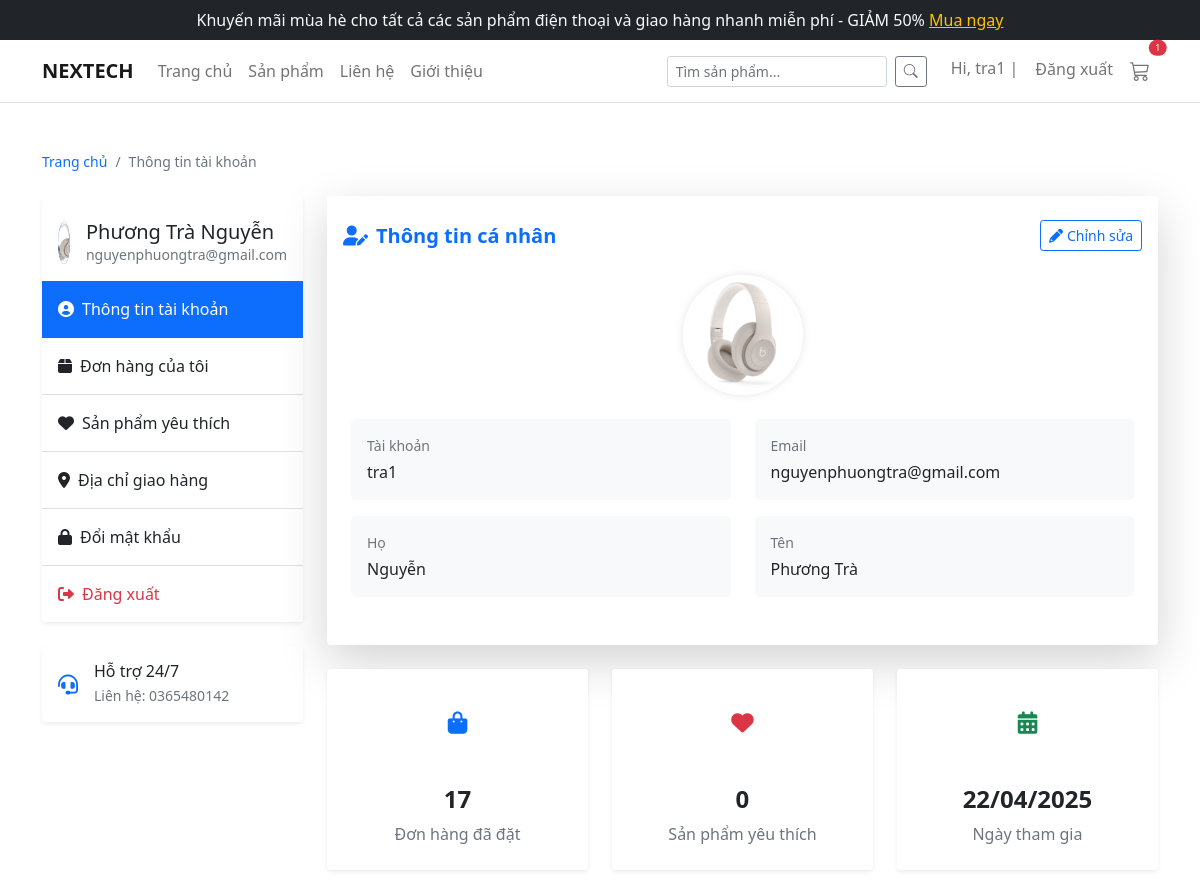
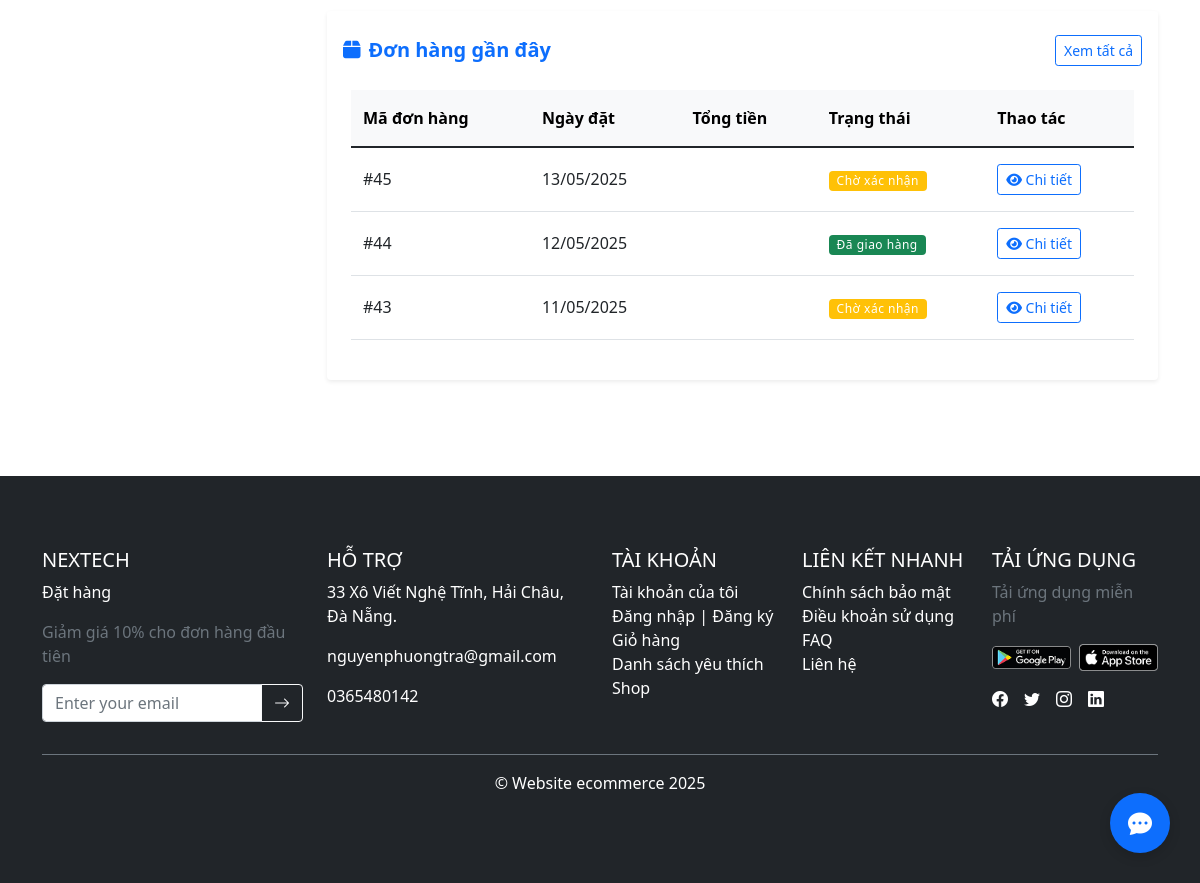
The page /accounts/profile/ (signed in) on the database its author committed (2 pictures, top to bottom).
### accounts/models.py (models this page shows, shortened)
class User(AbstractUser):
    phone_number = models.CharField(max_length=15, blank=True)
    address = models.TextField(blank=True)
    wishlist = models.ManyToManyField('shop.Product', related_name='wishlisted_by', blank=True)
    avatar = models.ImageField(upload_to='users/avatars/', blank=True, null=True)

### orders/models.py (models this page shows, shortened)
class Order(models.Model):
    user            = models.ForeignKey(settings.AUTH_USER_MODEL, on_delete=models.CASCADE, related_name='orders')
    created_at      = models.DateTimeField(auto_now_add=True)
    status          = models.CharField(max_length=20, choices=ORDER_STATUS, default='pending')
    payment_method  = models.CharField(max_length=10, choices=PAYMENT_METHODS)
    province        = models.ForeignKey(Province, on_delete=models.SET_NULL, null=True, blank=True)
    district        = models.ForeignKey(District, on_delete=models.SET_NULL, null=True, blank=True)
    ward            = models.ForeignKey(Ward,     on_delete=models.SET_NULL, null=True, blank=True)
    shipping_address = models.CharField(max_length=255, blank=True)
    shipping_fee     = models.DecimalField(max_digits=10, decimal_places=0, default=Decimal('0'))
    total            = models.DecimalField(max_digits=10, decimal_places=0, default=Decimal('0'))
    class Meta:
        verbose_name        = "Đơn hàng"
        verbose_name_plural = "Đơn hàng"
        ordering            = ['-created_at']

### accounts/views.py (the view)
# urls.py: path('profile/', views.profile_view, name='profile'),
def profile_view(request):
    if not request.user.is_authenticated:
        return redirect('accounts:login')
    if request.method == 'POST':
        form = ProfileForm(request.POST, request.FILES, instance=request.user)
        if form.is_valid():
            form.save()
            messages.success(request, 'Thông tin tài khoản đã được cập nhật thành công!')
            return redirect('accounts:profile')
    else:
        form = ProfileForm(instance=request.user)
    return render(request, 'accounts/profile.html', {'form': form})

### accounts/forms.py
class ProfileForm(UserChangeForm):
    password = None
    avatar = forms.ImageField(
        required=False,
        widget=forms.FileInput(attrs={'class': 'form-control', 'accept': 'image/*'})
    )
    class Meta:
        model = User
        fields = ['username', 'email', 'first_name', 'last_name', 'avatar']

### accounts/templates/accounts/profile.html (shortened to what this page needs)
{% extends 'base.html' %}
{% load static %}
{% block content %}
<div class="container py-5">
  <nav aria-label="breadcrumb" class="small mb-4">
    <ol class="breadcrumb">
      <li class="breadcrumb-item"><a href="{% url 'shop:home' %}" class="text-decoration-none">Trang chủ</a></li>
      <li class="breadcrumb-item active" aria-current="page">Thông tin tài khoản</li>
    </ol>
  </nav>
  <div class="row">
    <div class="col-lg-3 mb-4">
      <div class="card border-0 shadow-sm rounded-4 mb-4">
        <div class="card-header bg-white pt-4 pb-3 border-0">
          <div class="d-flex align-items-center">
            <div class="avatar-circle bg-primary text-white me-3">
              {% if user.avatar %}
                <img src="{{ user.avatar.url }}" alt="{{ user.username }}" class="avatar-img">
              {% else %}
                <i class="fas fa-user"></i>
              {% endif %}
            </div>
            <div>
              <h5 class="mb-0">{{ user.get_full_name|default:user.username }}</h5>
              <p class="text-muted small mb-0">{{ user.email }}</p>
            </div>
          </div>
        </div>
        <div class="card-body p-0">
          <div class="list-group list-group-flush">
            <a href="{% url 'accounts:profile' %}" class="list-group-item list-group-item-action active py-3">
              <i class="fas fa-user-circle me-2"></i>Thông tin tài khoản
            </a>
            <a href="{% url 'orders:order_history' %}" class="list-group-item list-group-item-action py-3">
              <i class="fas fa-box me-2"></i>Đơn hàng của tôi
            </a>
            <a href="#" class="list-group-item list-group-item-action py-3">
              <i class="fas fa-heart me-2"></i>Sản phẩm yêu thích
            </a>
            <a href="#" class="list-group-item list-group-item-action py-3">
              <i class="fas fa-map-marker-alt me-2"></i>Địa chỉ giao hàng
            </a>
            <a href="#" class="list-group-item list-group-item-action py-3">
              <i class="fas fa-lock me-2"></i>Đổi mật khẩu
            </a>
            <a href="{% url 'accounts:logout' %}" class="list-group-item list-group-item-action py-3 text-danger">
              <i class="fas fa-sign-out-alt me-2"></i>Đăng xuất
            </a>
          </div>
        </div>
      </div>
      <div class="card border-0 shadow-sm rounded-4">
        <div class="card-body">
          <div class="d-flex align-items-center">
            <div class="text-primary me-3">
              <i class="fas fa-headset fa-lg"></i>
            </div>
            <div>
              <h6 class="mb-1">Hỗ trợ 24/7</h6>
              <p class="text-muted small mb-0">Liên hệ: 0365480142</p>
            </div>
          </div>
        </div>
      </div>
    </div>
    <div class="col-lg-9">
      <div class="card border-0 shadow-lg rounded-4 mb-4">
        <div class="card-header bg-white pt-4 pb-0 border-0">
          <div class="d-flex justify-content-between align-items-center">
            <h3 class="h5 text-primary fw-bold mb-0">
              <i class="fas fa-user-edit me-2"></i>Thông tin cá nhân
            </h3>
            <button id="edit-profile-btn" class="btn btn-sm btn-outline-primary">
              <i class="fas fa-pencil-alt me-1"></i>Chỉnh sửa
            </button>
          </div>
        </div>
        <div class="card-body p-4">
          <div id="profile-info" class="mb-4">
            <div class="text-center mb-4">
              <div class="avatar-preview mx-auto mb-3">
                {% if user.avatar %}
                  <img src="{{ user.avatar.url }}" alt="{{ user.username }}" class="avatar-preview-img">
                {% else %}
                  <div class="avatar-placeholder">
                    <i class="fas fa-user fa-3x text-muted"></i>
                  </div>
                {% endif %}
              </div>
            </div>
            <div class="row mb-3">
              <div class="col-md-6 mb-3 mb-md-0">
                <div class="p-3 rounded-3 bg-light">
                  <p class="small text-muted mb-1">Tài khoản</p>
                  <p class="fw-medium mb-0">{{ user.username }}</p>
                </div>
              </div>
              <div class="col-md-6">
                <div class="p-3 rounded-3 bg-light">
                  <p class="small text-muted mb-1">Email</p>
                  <p class="fw-medium mb-0">{{ user.email }}</p>
                </div>
              </div>
            </div>
            <div class="row">
              <div class="col-md-6 mb-3 mb-md-0">
                <div class="p-3 rounded-3 bg-light">
                  <p class="small text-muted mb-1">Họ</p>
                  <p class="fw-medium mb-0">{{ user.last_name|default:"Chưa cập nhật" }}</p>
                </div>
              </div>
              <div class="col-md-6">
                <div class="p-3 rounded-3 bg-light">
                  <p class="small text-muted mb-1">Tên</p>
                  <p class="fw-medium mb-0">{{ user.first_name|default:"Chưa cập nhật" }}</p>
                </div>
              </div>
            </div>
          </div>
        </div>
      </div>
      <div class="row mb-4">
        <div class="col-md-4 mb-4 mb-md-0">
          <div class="card border-0 shadow-sm rounded-4 h-100">
            <div class="card-body text-center p-4">
              <div class="mb-3">
                <div class="summary-icon bg-primary-subtle rounded-circle text-primary mx-auto">
                  <i class="fas fa-shopping-bag"></i>
                </div>
              </div>
              <h5 class="counter mb-2">{{ user.orders.count|default:"0" }}</h5>
              <p class="text-muted mb-0">Đơn hàng đã đặt</p>
            </div>
          </div>
        </div>
        <div class="col-md-4 mb-4 mb-md-0">
          <div class="card border-0 shadow-sm rounded-4 h-100">
            <div class="card-body text-center p-4">
              <div class="mb-3">
                <div class="summary-icon bg-danger-subtle rounded-circle text-danger mx-auto">
                  <i class="fas fa-heart"></i>
                </div>
              </div>
              <h5 class="counter mb-2">{{ user.wishlist.count|default:"0" }}</h5>
              <p class="text-muted mb-0">Sản phẩm yêu thích</p>
            </div>
          </div>
        </div>
        <div class="col-md-4">
          <div class="card border-0 shadow-sm rounded-4 h-100">
            <div class="card-body text-center p-4">
              <div class="mb-3">
                <div class="summary-icon bg-success-subtle rounded-circle text-success mx-auto">
                  <i class="fas fa-calendar-alt"></i>
                </div>
              </div>
              <h5 class="counter mb-2">{{ user.date_joined|date:"d/m/Y" }}</h5>
              <p class="text-muted mb-0">Ngày tham gia</p>
            </div>
          </div>
        </div>
      </div>
      <div class="card border-0 shadow-sm rounded-4">
        <div class="card-header bg-white pt-4 pb-0 border-0">
          <div class="d-flex justify-content-between align-items-center">
            <h3 class="h5 text-primary fw-bold mb-0">
              <i class="fas fa-box me-2"></i>Đơn hàng gần đây
            </h3>
            <a href="{% url 'orders:order_history' %}" class="btn btn-sm btn-outline-primary">
              Xem tất cả
            </a>
          </div>
        </div>
        <div class="card-body p-4">
          {% if user.orders.all %}
            <div class="table-responsive">
              <table class="table table-hover align-middle">
                <thead class="table-light">
                  <tr>
                    <th scope="col">Mã đơn hàng</th>
                    <th scope="col">Ngày đặt</th>
                    <th scope="col">Tổng tiền</th>
                    <th scope="col">Trạng thái</th>
                    <th scope="col">Thao tác</th>
                  </tr>
                </thead>
                <tbody>
                  {% for order in user.orders.all|slice:":3" %}
                    <tr>
                      <td class="fw-medium">#{{ order.id }}</td>
                      <td>{{ order.created_at|date:"d/m/Y" }}</td>
                      <td class="text-primary fw-bold">{{ order.total_formatted }}</td>
                      <td>
                        {% if order.status == 'pending' %}
                          <span class="badge bg-warning">Chờ xác nhận</span>
                        {% elif order.status == 'processing' %}
                          <span class="badge bg-info">Đang xử lý</span>
                        {% elif order.status == 'shipped' %}
                          <span class="badge bg-primary">Đang giao hàng</span>
                        {% elif order.status == 'delivered' %}
                          <span class="badge bg-success">Đã giao hàng</span>
                        {% elif order.status == 'canceled' %}
                          <span class="badge bg-danger">Đã hủy</span>
                        {% else %}
                          <span class="badge bg-secondary">{{ order.get_status_display }}</span>
                        {% endif %}
                      </td>
                      <td>
                        <a href="#" class="btn btn-sm btn-outline-primary">
                          <i class="fas fa-eye"></i> Chi tiết
                        </a>
                      </td>
                    </tr>
                  {% endfor %}
                </tbody>
              </table>
            </div>
          {% endif %}
        </div>
      </div>
    </div>
  </div>
</div>
{% endblock content %}

### templates/header.html (shortened to what this page needs)
<link rel="stylesheet" href="https://cdn.jsdelivr.net/npm/bootstrap-icons@1.10.5/font/bootstrap-icons.css">
<div class="bg-dark text-light py-2 text-center">
    Khuyến mãi mùa hè cho tất cả các sản phẩm điện thoại và giao hàng nhanh miễn phí - GIẢM 50%
  <a href="/products" class="text-warning text-decoration-underline">Mua ngay</a>
</div>
<nav class="navbar navbar-expand-lg navbar-light bg-white border-bottom">
  <div class="container">
    <a class="navbar-brand fw-bold" href="/">NEXTECH</a>
    <div class="collapse navbar-collapse" id="mainNavbar">
      <ul class="navbar-nav me-auto mb-2 mb-lg-0">
        <li class="nav-item">
          <a class="nav-link" href="{% url 'shop:home' %}">Trang chủ</a>
        </li>
        <li class="nav-item">
          <a class="nav-link" href="/products">Sản phẩm</a>
        </li>
        <li class="nav-item">
          <a class="nav-link" href="/contact">Liên hệ</a>
        </li>
        <li class="nav-item">
          <a class="nav-link" href="/about">Giới thiệu</a>
        </li>
      </ul>
      <form class="d-flex me-3" method="GET" action="{% url 'shop:search' %}">
        <input class="form-control form-control-sm me-2" type="search" placeholder="Tìm sản phẩm..." aria-label="Search" name="q">
        <button class="btn btn-outline-secondary btn-sm" type="submit">
          <i class="bi bi-search"></i>
        </button>
      </form>
      <ul class="navbar-nav mb-2 mb-lg-0">
        {% if user.is_authenticated %}
        <li class="nav-item">
            <a class="nav-link" href="{% url 'accounts:profile' %}">Hi, {{ user.username }}  |</a>
        </li>
          <li class="nav-item">
            <form action="{% url 'accounts:logout' %}" method="post" class="d-inline">
              <button type="submit" class="btn btn-link nav-link p-0 m-2">Đăng xuất</button>
            </form>
          </li>
        {% endif %}
        <li class="nav-item">
          <a class="nav-link position-relative" href="/cart">
            <i class="bi bi-cart3 fs-5"></i>
            <span class="position-absolute top-0 start-100 translate-middle badge rounded-pill bg-danger" style="font-size: 0.6rem;">
              1
            </span>
          </a>
        </li>
      </ul>
    </div>
  </div>
</nav>

### static/css/base.css (style rules this page uses)
a { text-decoration: none; color: #0d6efd; transition: color 0.3s ease; }
.navbar-brand { font-weight: 700; }
.nav-link { font-weight: 500; }
.btn-outline-primary { transition: all 0.3s ease; }
.card { transition: all 0.3s ease; overflow: hidden; }

### accounts/templates/accounts/profile.html (style rules this page uses)
.avatar-circle { width: 42px; height: 42px; border-radius: 50%; display: inline-flex; align-items: center; justify-content: center; font-size: 1.2rem; overflow: hidden; position: relative; }
.avatar-img { width: 100%; height: 100%; object-fit: cover; }
.avatar-preview { width: 120px; height: 120px; border-radius: 50%; overflow: hidden; position: relative; border: 3px solid #fff; box-shadow: 0 0 10px rgba(0, 0, 0, 0.1); background-color: #f8f9fa; display: flex; align-items: center; justify-content: center; }
.avatar-preview-img { width: 100%; height: 100%; object-fit: cover; }
.summary-icon { width: 60px; height: 60px; border-radius: 50%; display: inline-flex; align-items: center; justify-content: center; font-size: 1.4rem; margin-bottom: 1rem; }
.counter { font-size: 1.5rem; font-weight: 600; }
.list-group-item { transition: all 0.2s ease; }
.card { transition: transform 0.3s; }
.btn { transition: all 0.2s; }
.badge { font-weight: 500; letter-spacing: 0.5px; }
.table > :not(caption) > * > * { padding: 1rem 0.75rem; }

### rows shown on the page
User: username "tra1", avatar (picture), get_full_name "Phương Trà Nguyễn", email "nguyenphuongtra@gmail.com", last_name "Nguyễn", first_name "Phương Trà", orders.count "17", wishlist.count "0", date_joined "22/04/2025"
Order: id "45", created_at "13/05/2025", status "Chờ xác nhận"
Order: id "44", created_at "12/05/2025", status "Đã giao hàng"
Order: id "43", created_at "11/05/2025", status "Chờ xác nhận"
